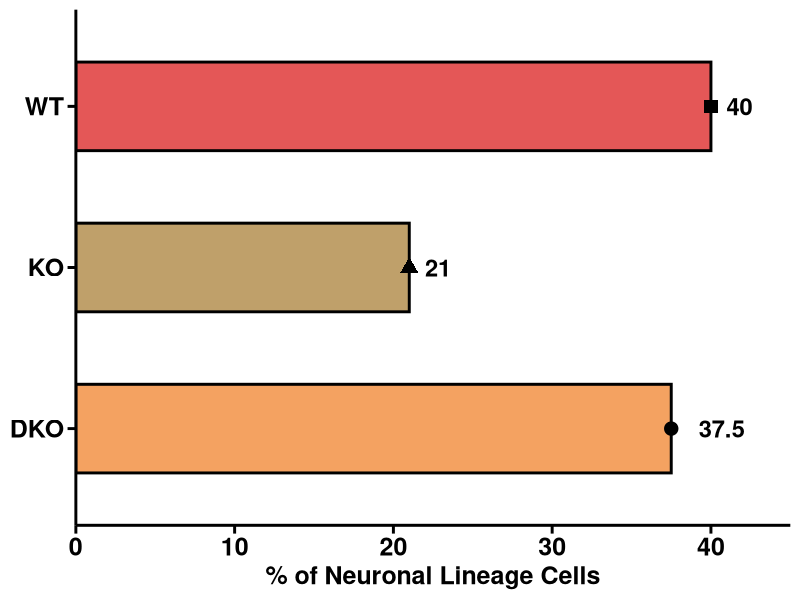
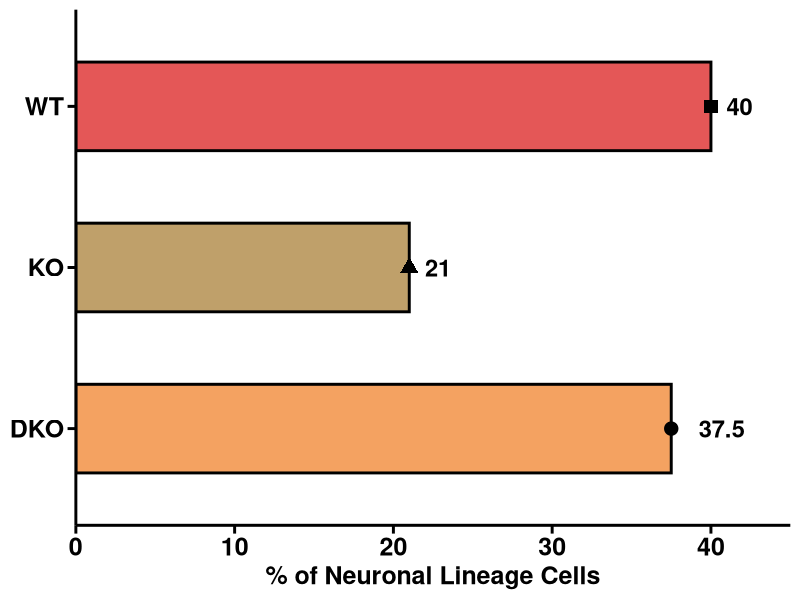

Generate these figures, in order, with R:
dir.create("generated_figures/Fig6C", recursive = TRUE, showWarnings = FALSE)

{
  library(ggplot2)
}


# For total neural lineage percentage -------------------------------------
df <- data.frame(
  group = factor(c("WT", "KO", "DKO"), levels = c("DKO", "KO", "WT")),
  pct   = c(40, 21, 37.5)
)

bar_cols <- c(
  WT  = "#E45757",   # softer red
  KO  = "#BFA06A",   # lighter, less muddy brown
  DKO = "#F4A261"    # muted orange (more pastel)
)
shape_map <- c(WT = 15, KO = 17, DKO = 19)

ggplot(df, aes(x = group, y = pct, fill = group)) +
  geom_col(
    width = 0.55,
    color = "black",
    linewidth = 1        
  ) +
  geom_point(aes(shape = group), size = 4.2, color = "black") +
  geom_text(
    aes(label = pct),
    hjust = -0.6,
    size = 6,
    fontface = "bold"
  ) +
  scale_fill_manual(values = bar_cols, guide = "none") +
  scale_shape_manual(values = shape_map, guide = "none") +
  scale_y_continuous(
    limits = c(0, 45),
    breaks = seq(0, 45, 10),
    expand = c(0, 0)
  ) +
  labs(
    title = NULL,
    x = NULL,
    y = "% of Neuronal Lineage Cells"
  ) +
  theme_classic(base_size = 14) +
  theme(
    plot.title = element_text(size = 18, face = "bold", hjust = 0.5),
    axis.title.x = element_text(size = 18, face = "bold"),
    axis.title.y = element_text(size = 18, face = "bold"),
    axis.text.x = element_text(size = 18, face = "bold", color = "black"),
    axis.text.y = element_text(size = 18, face = "bold", color = "black"),
    axis.line = element_line(size = 1, color = "black"),
    axis.ticks = element_line(size = 1, color = "black"),
    axis.ticks.length = unit(6, "pt")
  ) + 
  coord_flip()

ggsave(
  "generated_figures/Fig6C/Fig6C_neural_lineage_percent.tiff",
  plot = last_plot(),
  width = 6.5,    
  height = 2,      
  units = "in",
  dpi = 600,
  limitsize = FALSE,
  compression = "lzw"
)
